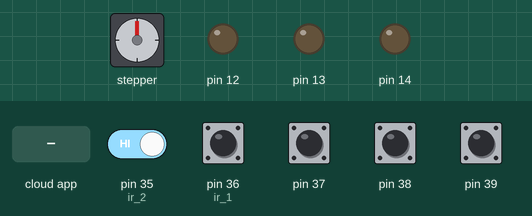
Recording of a sketch running on a simulated Arduino Mega 2560, built for the host (arithmetic inside an expression is 32-bit, double 64-bit). Parts: stepper motor, output pins drawn as LEDs (lit = HIGH). Wiring (inferred from the names in the program): stepper motor driver (200 steps per turn assumed): step pin 5; direction pin 4. The test bench sets the inputs (shaded band); at power-on: pin 35 (ir_2), pin 36 (ir_1), pin 37–39 HIGH. The ROS host is connected and sends only what is stated.

Above: at 1.2 s.
1.3 s: pin 35 (ir_2) driven LOW
At 3.8 s:
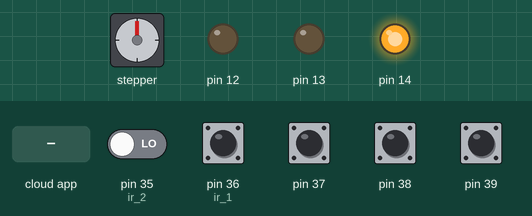
4.5 s: pin 35 (ir_2) driven HIGH
At 6.5 s:
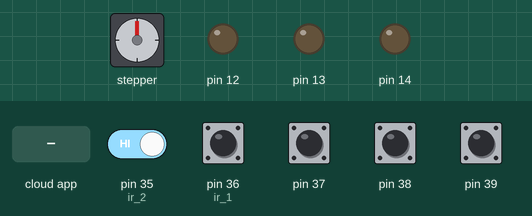
12.3 s: the phone or cloud app sets Auto to 45
At 12.8 s:
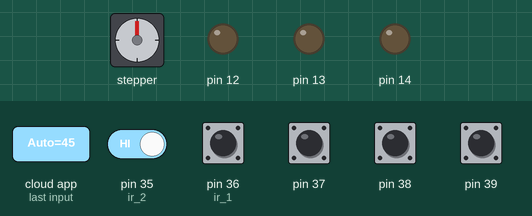
Timing chart, 0 to 15.3 s (numbered marks = the images above; inputs shaded):
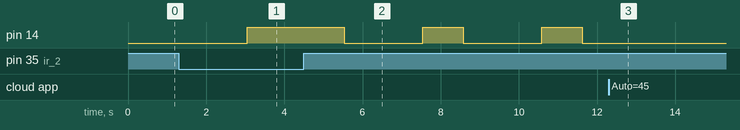

The sketch:

demo.ino.ino
```cpp
/*
 *
 *
 *
 *
 *
 *
   rosserial PubSub Example
   Prints "hello world!" and toggles led
*/

#include <ros.h>
#include <std_msgs/Int32.h>
#include <std_msgs/Int32MultiArray.h>
#include <std_msgs/Empty.h>
#include <AccelStepper.h>

#define DIR_PIN 4 //step pin
#define STEP_PIN 5//pin step
#define motorInterfaceType 1

AccelStepper stepper = AccelStepper(motorInterfaceType, STEP_PIN, DIR_PIN);

ros::NodeHandle  nh;

int mg=0;
unsigned long prvtime,prvtime_main;
bool ready_mg400;

void subrelay( const std_msgs::Int32& ir1_msg) {
  int i = ir1_msg.data;
  if (i == 1) {
    digitalWrite(13 , HIGH );
  } else {
    digitalWrite(13 , LOW );
  }

}

void subconv1( const std_msgs::Int32& Auto_msg) {

  mg = Auto_msg.data;

}


void conv2() {

  if (mg == 0) {

    digitalWrite(14 , 1);
  } else {
    delay(1000);
    digitalWrite(14 , 0);
  }

}

void sublamp( const std_msgs::Int32& swb_msg) {
  int i = swb_msg.data;
  if (i ==1) {
    digitalWrite(12 , HIGH );
  } else {
    digitalWrite(12 , LOW );
  }

}

std_msgs::Int32 sp_msg;
ros::Publisher SP("sp", &sp_msg);

void submotor( const std_msgs::Int32MultiArray& swc_msg) {
  int i = swc_msg.data[0] * swc_msg.data[1];
  stepper.setSpeed(i);
  stepper.runSpeed();
}

ros::Subscriber<std_msgs::Int32> relay("ir1", &subrelay);

ros::Subscriber<std_msgs::Int32> conv_1("/Auto", &subconv1);

//ros::Subscriber<std_msgs::Int32> conv_2("conv2", &subconv2);

ros::Subscriber<std_msgs::Int32> lamp("swb", &sublamp);

ros::Subscriber<std_msgs::Int32MultiArray> motor("swc", &submotor);

std_msgs::Int32 ir1_msg;
ros::Publisher IR1("ir1", &ir1_msg);

std_msgs::Int32 Auto_msg;
ros::Publisher IR2("/Auto", &Auto_msg);

std_msgs::Int32 swb_msg;
ros::Publisher but("swb", &swb_msg);

std_msgs::Int32MultiArray swc_msg;
ros::Publisher swcm("swc", &swc_msg);

std_msgs::Int32MultiArray msg1_msg;
ros::Publisher msg1("msg", &msg1_msg);


void setup_pin()
{

  pinMode(4, OUTPUT);
  pinMode(5, OUTPUT);
  pinMode(12, OUTPUT);
  pinMode(13, OUTPUT);
  pinMode(14, OUTPUT);
  pinMode(39, INPUT_PULLUP);
  pinMode(38, INPUT_PULLUP);
  pinMode(37, INPUT_PULLUP);
  pinMode(36, INPUT_PULLUP);
  pinMode(35, INPUT_PULLUP);
}

void ir_1() {
  int rir1 = 0;
  rir1 = digitalRead(36);
  ir1_msg.data = rir1;
  IR1.publish( &ir1_msg );
}

void ir_2() {
  //  int rir2 = 0;
  if (mg == 0) {
    int rir2 = digitalRead(35);
    if (rir2 == 1) {
      Auto_msg.data = 1;
      IR2.publish( &Auto_msg );
      mg = -1;
      prvtime = millis();
    }
  }
  if (((millis() - prvtime) >= 3000) && mg == -1) {
    mg = 0;
  }

}

void sw_b() {
  int rswb = 0;
  rswb = !digitalRead(39);
  swb_msg.data = rswb;
  but.publish( &swb_msg );
}

void sw_c() {
  int m[2];
  int rswcu = digitalRead(38);
  int rswcd = digitalRead(37);
  if (rswcu == 0) {
    m[0] = -1;
  } else if (rswcd == 0) {
    m[0] = 1;
  } else {
    m[0] = 0;
  }
  m[1] = 500;
  swc_msg.data = m;
  swc_msg.data_length = 2;
  swcm.publish( &swc_msg );
}

void msg() {
  int msg[1];
  msg[0] = mg;
  msg1_msg.data = msg;
  msg1_msg.data_length = 1;
  msg1.publish( &msg1_msg );
}

void check_ready()
{
  if (mg == -3)
  {
    ready_mg400 = true;
    }
  }


void setup()
{
  setup_pin();
  nh.initNode();
  nh.advertise(IR1);
  nh.advertise(IR2);
  nh.advertise(swcm);
  nh.advertise(but);
  nh.advertise(msg1);
  nh.subscribe(relay);
  nh.subscribe(lamp);
  nh.subscribe(conv_1);
  //  nh.subscribe(conv_2);
  nh.subscribe(motor);
  stepper.setMaxSpeed(1000);
  stepper.setAcceleration(500);
  digitalWrite(14 , 0);
//  Serial.begin(9600);
  prvtime = millis();
  prvtime_main = millis();
  mg = 0;

}

void loop()
{
 if(millis()-prvtime_main>=40)
 {
  prvtime_main = millis();
  ir_1();
  ir_2();
  conv2();//Control conveyer
  sw_b();
  sw_c();
  msg(); //Check state for MG400 and conveyer
 }
  nh.spinOnce();

}
```

Measured:
- after the input at 1.3 s, pin 14: goes on until 3.0 s, then stays HIGH
- after the input at 4.5 s, pin 14: alternates HIGH for 1.0 s and LOW for 2.0 s, starting after 1.0 s
- after the input at 12.3 s, pin 14: stops changing and stays LOW
